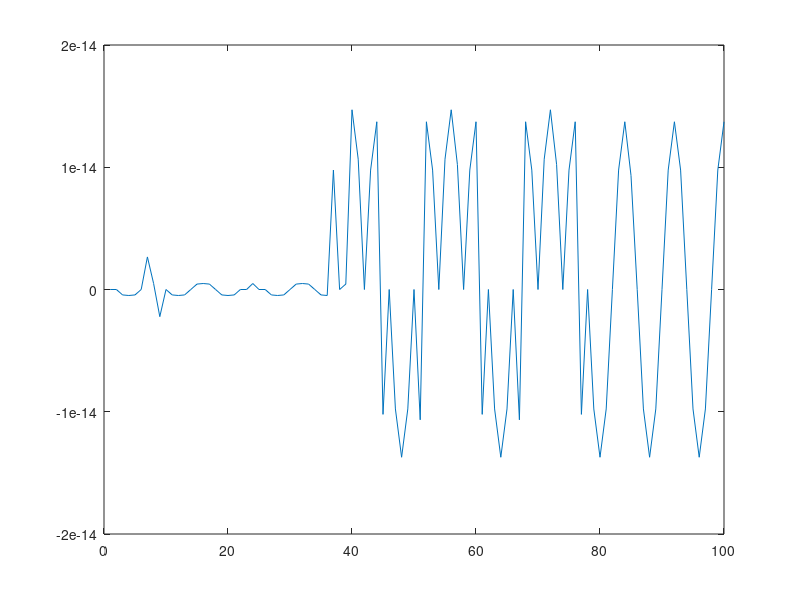

Write the MATLAB code that produced this figure.
f = 1000;
fs = 8000;
t = 1:1:100;
x  = 4.*sin(2.*pi*f/fs*t);
%plot(x);
x1 =  4.*sin(2*pi*f/fs*t + pi);
%plot(x1);
 y = x + x1;
 plot(y);
